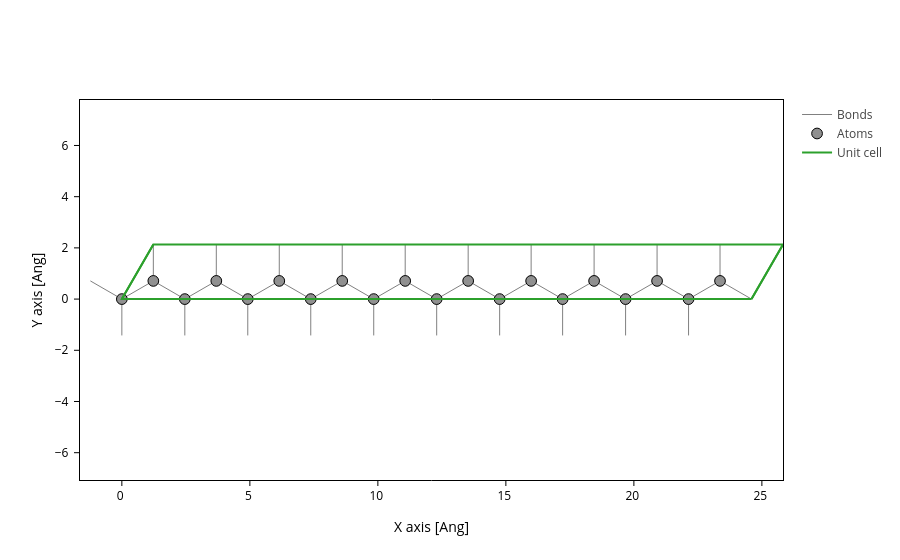

Here is the notebook cell this chart was saved with:
### Code cell
gr = si.geom.graphene(1.42).rotate([30, [0,0,1]]).tile(10,0)
gr.plot(axes='xy')

### Figure 1 — Plotly figure (JSON) as saved in the notebook; plotly's stock layout.template omitted (floating-point values rounded to 4 significant figures; data arrays with more than 128 entries replaced by an {"elided": "..."} marker saying what was removed)
{"data": [{"line": {"color": "gray", "width": 1}, "meta": {}, "mode": "lines", "name": "Bonds", "opacity": 1, "type": "scatter", "x": {"elided": "861 float values"}, "y": {"elided": "861 float values"}}, {"marker": {"color": "#909090", "line": {"color": "black", "width": 1}, "opacity": 1, "size": 10.72}, "meta": {}, "mode": "markers", "name": "Atoms", "opacity": 1, "type": "scatter", "x": [0.0, 1.23, 2.46, 3.689, 4.919, 6.149, 7.379, 8.608, 9.838, 11.07, 12.3, 13.53, 14.76, 15.99, 17.22, 18.45, 19.68, 20.91, 22.14, 23.37], "y": [0.0, 0.71, 0.0, 0.71, 0.0, 0.71, 0.0, 0.71, 0.0, 0.71, 0.0, 0.71, 0.0, 0.71, 0.0, 0.71, 0.0, 0.71, 0.0, 0.71]}, {"meta": {}, "mode": "lines", "name": "Unit cell", "type": "scatter", "x": [0.0, 1.23, 25.82, 25.82, 1.23, 1.23, NaN, 1.23, 0.0, 0.0, 24.6, 24.6, 0.0, NaN, 25.82, 24.6, NaN, 25.82, 24.6], "y": [0.0, 2.13, 2.13, 2.13, 2.13, 2.13, NaN, 2.13, 0.0, 0.0, 0.0, 0.0, 0.0, NaN, 2.13, 0.0, NaN, 2.13, 0.0]}], "layout": {"scene": {"aspectmode": "data", "xaxis": {"title": {"text": "X axis [Ang]"}}, "yaxis": {"title": {"text": "Y axis [Ang]"}}}, "xaxis": {"scaleanchor": "y", "scaleratio": 1, "title": {"text": "X axis [Ang]"}}, "yaxis": {"title": {"text": "Y axis [Ang]"}}}}
